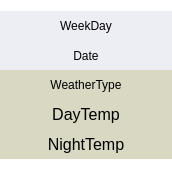
<?xml version="1.0" encoding="UTF-8"?>
<ui version="4.0">
 <class>YandexWeatherDayWidget</class>
 <widget class="QWidget" name="YandexWeatherDayWidget">
  <property name="geometry">
   <rect>
    <x>0</x>
    <y>0</y>
    <width>172</width>
    <height>170</height>
   </rect>
  </property>
  <property name="sizePolicy">
   <sizepolicy hsizetype="Expanding" vsizetype="Expanding">
    <horstretch>0</horstretch>
    <verstretch>0</verstretch>
   </sizepolicy>
  </property>
  <property name="windowTitle">
   <string>Form</string>
  </property>
  <property name="styleSheet">
   <string notr="true">background:transparent;</string>
  </property>
  <layout class="QVBoxLayout" name="verticalLayout">
   <property name="spacing">
    <number>0</number>
   </property>
   <property name="leftMargin">
    <number>0</number>
   </property>
   <property name="rightMargin">
    <number>0</number>
   </property>
   <item>
    <widget class="QLabel" name="weekDayLabel">
     <property name="styleSheet">
      <string notr="true">QLabel { background-color : rgba(230,230,240,180); color : black; }</string>
     </property>
     <property name="text">
      <string>WeekDay</string>
     </property>
     <property name="alignment">
      <set>Qt::AlignCenter</set>
     </property>
    </widget>
   </item>
   <item>
    <widget class="QLabel" name="dateLabel">
     <property name="styleSheet">
      <string notr="true">QLabel { background-color : rgba(230,230,240,180); color : black; }</string>
     </property>
     <property name="text">
      <string>Date</string>
     </property>
     <property name="alignment">
      <set>Qt::AlignCenter</set>
     </property>
    </widget>
   </item>
   <item>
    <widget class="QLabel" name="weatherTypeWidget">
     <property name="styleSheet">
      <string notr="true">QLabel { background-color : rgba(200,200,170,180); color : black; }</string>
     </property>
     <property name="text">
      <string>WeatherType</string>
     </property>
     <property name="scaledContents">
      <bool>false</bool>
     </property>
     <property name="alignment">
      <set>Qt::AlignCenter</set>
     </property>
     <property name="wordWrap">
      <bool>true</bool>
     </property>
    </widget>
   </item>
   <item>
    <widget class="QLabel" name="dayTemperatureLabel">
     <property name="font">
      <font>
       <pointsize>12</pointsize>
      </font>
     </property>
     <property name="styleSheet">
      <string notr="true">QLabel { background-color : rgba(200,200,170,180); color : black; }</string>
     </property>
     <property name="text">
      <string>DayTemp</string>
     </property>
     <property name="alignment">
      <set>Qt::AlignCenter</set>
     </property>
    </widget>
   </item>
   <item>
    <widget class="QLabel" name="nightTemperatureLabel">
     <property name="font">
      <font>
       <pointsize>12</pointsize>
      </font>
     </property>
     <property name="styleSheet">
      <string notr="true">QLabel { background-color : rgba(200,200,170,180); color : black; }</string>
     </property>
     <property name="text">
      <string>NightTemp</string>
     </property>
     <property name="alignment">
      <set>Qt::AlignCenter</set>
     </property>
    </widget>
   </item>
  </layout>
 </widget>
 <resources/>
 <connections/>
</ui>
